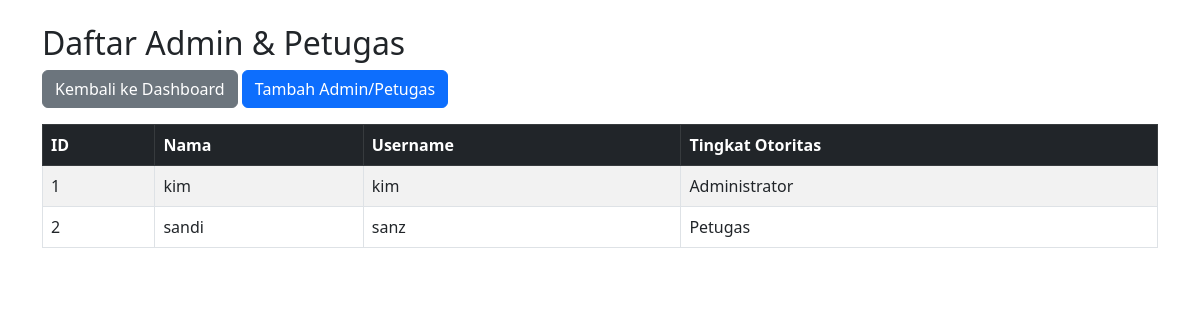
The app's page /admin/petugas.php (signed in) with its own data.
### tables this page shows
CREATE TABLE `tb_petugas` (
  `id_petugas` int(11) NOT NULL,
  `nama_petugas` varchar(25) DEFAULT NULL,
  `username` varchar(25) DEFAULT NULL,
  `password` varchar(225) DEFAULT NULL,
  `id_level` int(11) DEFAULT NULL
);

### admin/petugas.php (the view, shortened to what this page needs)
<?php
include 'koneksi.php';
$query = mysqli_query($conn, "SELECT id_petugas, nama_petugas, username, id_level FROM tb_petugas WHERE id_level IN (1,2)");
function getOtoritas($level) {
    if ($level == 1) return 'Administrator';
    if ($level == 2) return 'Petugas';
    return 'Tidak diketahui';
}
?>
<!DOCTYPE html>
<html lang="id">
<head>
    <link href="https://cdn.jsdelivr.net/npm/bootstrap@5.3.0/dist/css/bootstrap.min.css" rel="stylesheet" />
</head>
<body>
<div class="container mt-4">
    <h2>Daftar Admin & Petugas</h2>
    <a href="dashboard.php" class="btn btn-secondary">Kembali ke Dashboard</a>
    <?php if ($_SESSION['level'] == 1):  ?>
    <button class="btn btn-primary" data-bs-toggle="modal" data-bs-target="#tambahPetugasModal">Tambah Admin/Petugas</button>
    <?php endif; ?>
    <table class="table table-bordered table-striped mt-3">
        <thead class="table-dark">
            <tr>
                <th>ID</th>
                <th>Nama</th>
                <th>Username</th>
                <th>Tingkat Otoritas</th>
            </tr>
        </thead>
        <tbody>
            <?php while ($row = mysqli_fetch_assoc($query)): ?>
            <tr>
                <td><?php echo htmlspecialchars($row['id_petugas']); ?></td>
                <td><?php echo htmlspecialchars($row['nama_petugas']); ?></td>
                <td><?php echo htmlspecialchars($row['username']); ?></td>
                <td><?php echo getOtoritas($row['id_level']); ?></td>
            </tr>
            <?php endwhile; ?>
        </tbody>
    </table>
</div>
</body>
</html>

### records on screen
tb_petugas: id_petugas "1", nama_petugas "kim", username "kim", id_level "Administrator"
tb_petugas: id_petugas "2", nama_petugas "sandi", username "sanz", id_level "Petugas"
